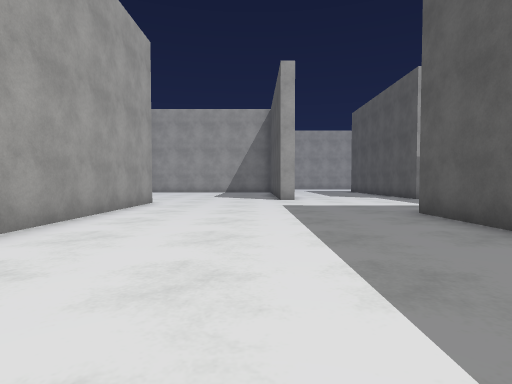
[1] (above)

24 first-person views from a walk through a scene from a Unity 3-D project. The camera is 1.3 m above the floor, tilts 2° down and sees 80° across. The floor is counted in squares, 2 m on a side. Each view is taken from the middle of a square. On the plan, view 1 faces up. The plan holds only what a view shows up to about 10 squares ahead; the rest is blank. The place goes on beyond the plan. The player is left out. Surface patterns are stand-ins for the level's own textures.

[2]
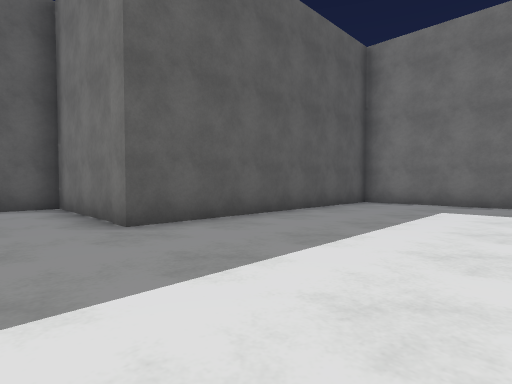

[3]
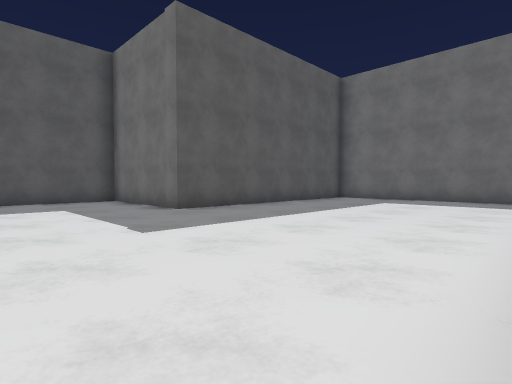

[4]
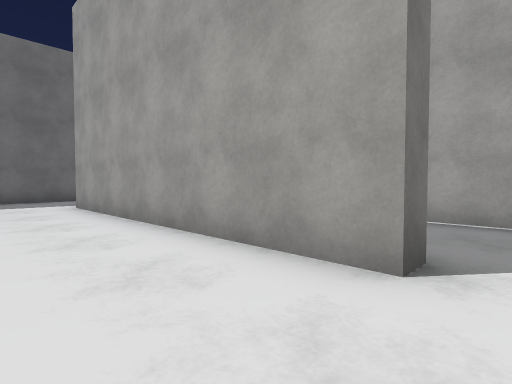

[5]
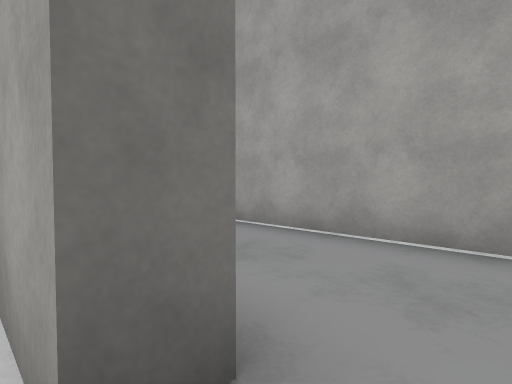

[6]
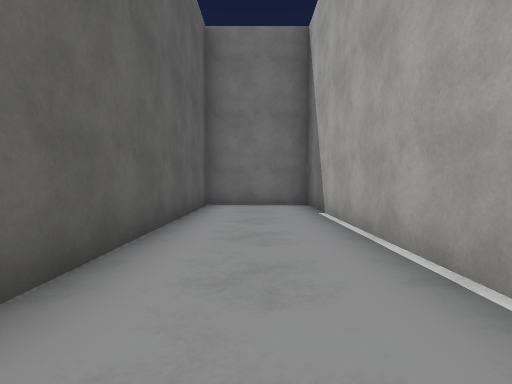

[7]
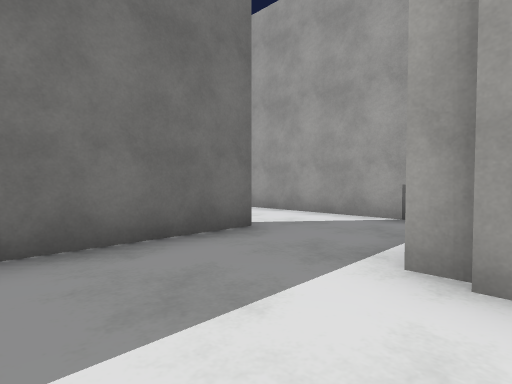

[8]
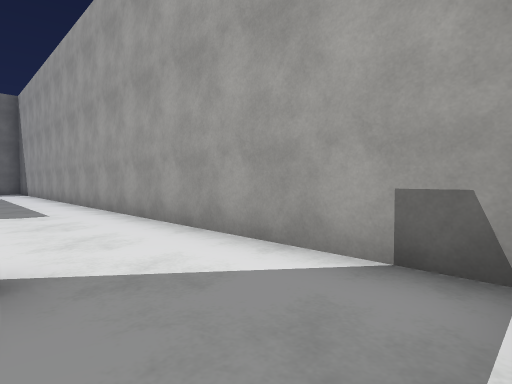

[9]
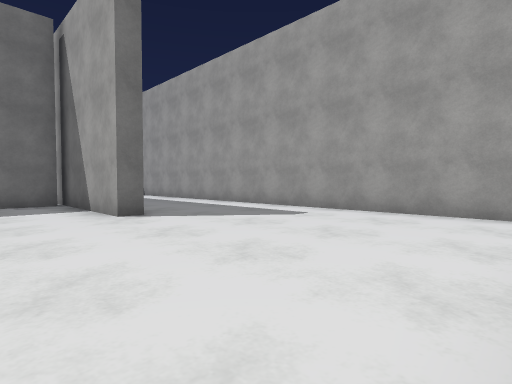

[10]
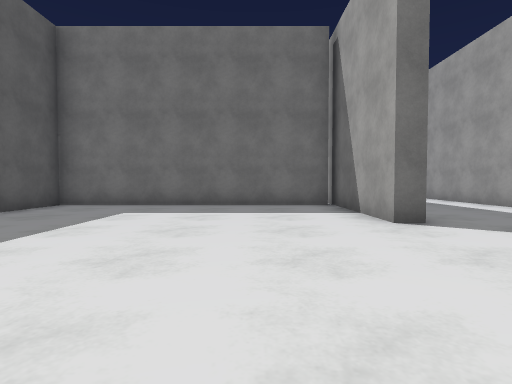

[11]
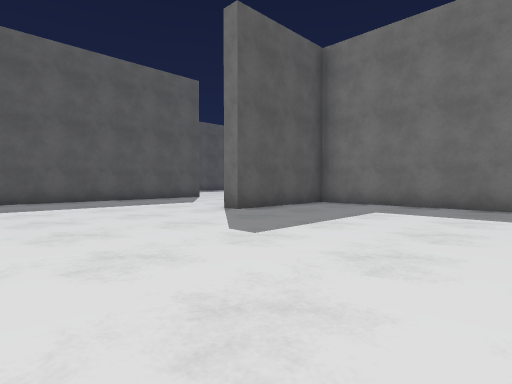

[12]
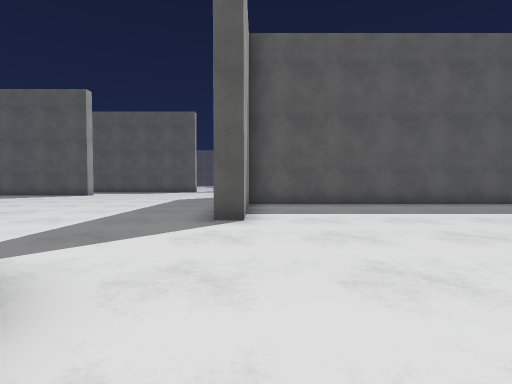

[13]
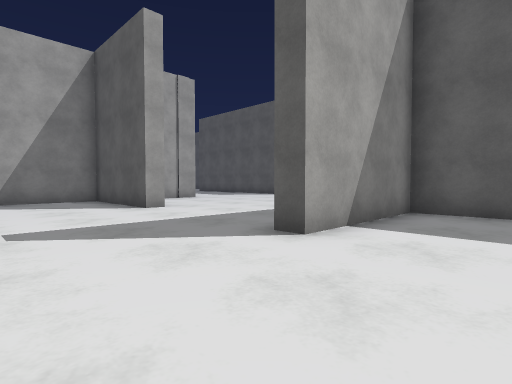

[14]
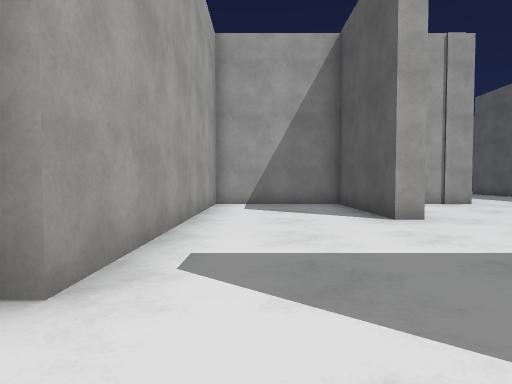

[15]
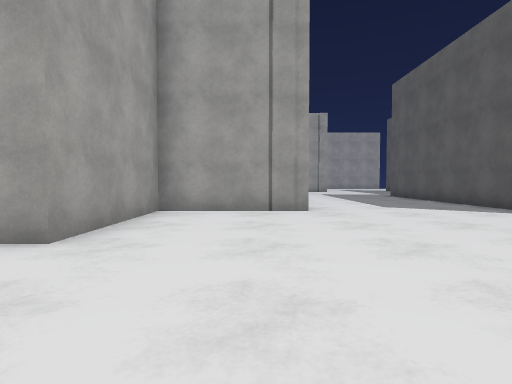

[16]
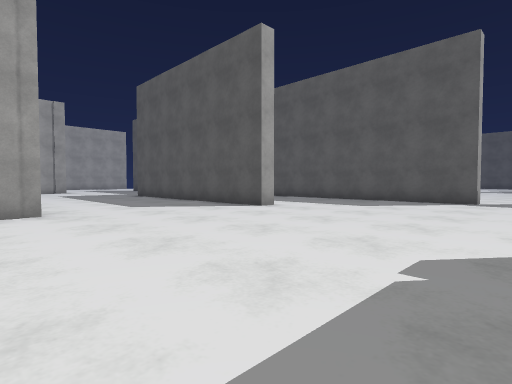

[17]
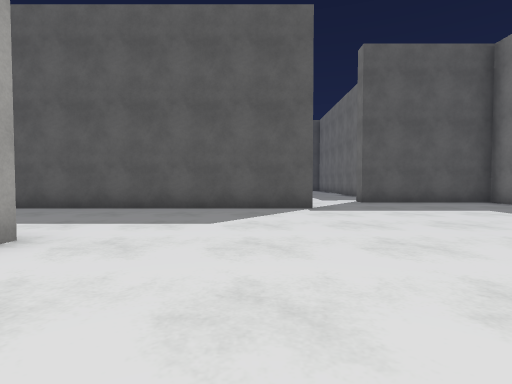

[18]
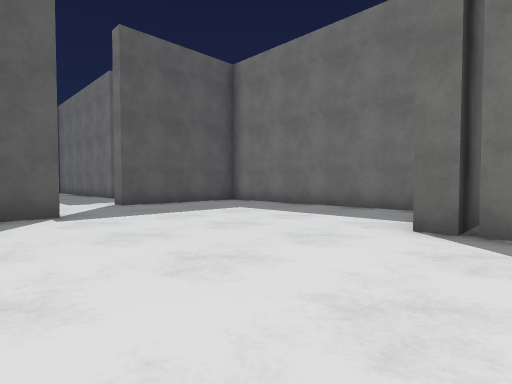

[19]
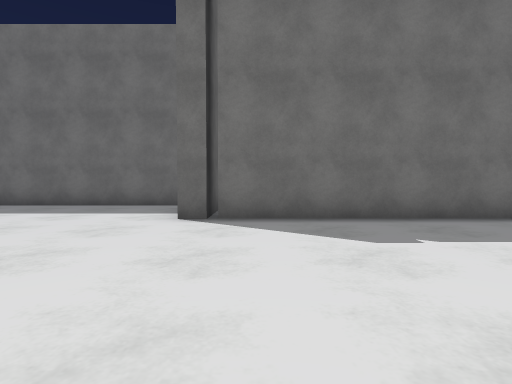

[20]
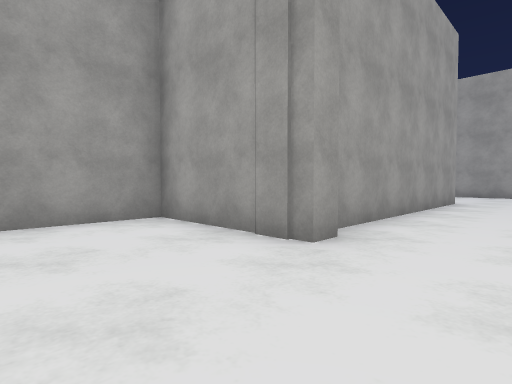

[21]
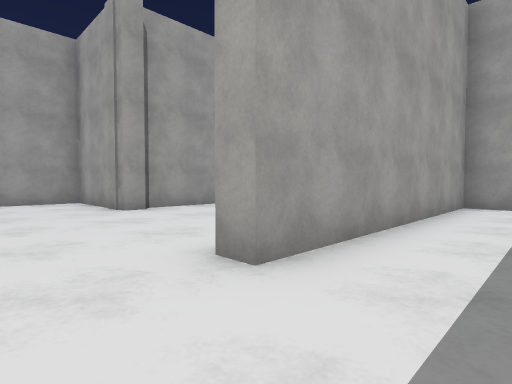

[22]
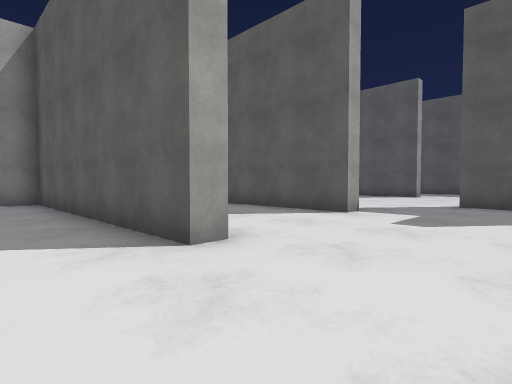

[23]
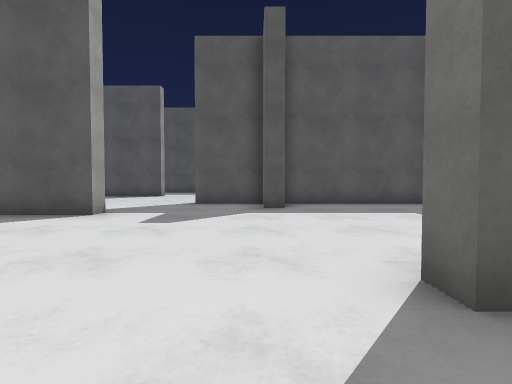

[24]
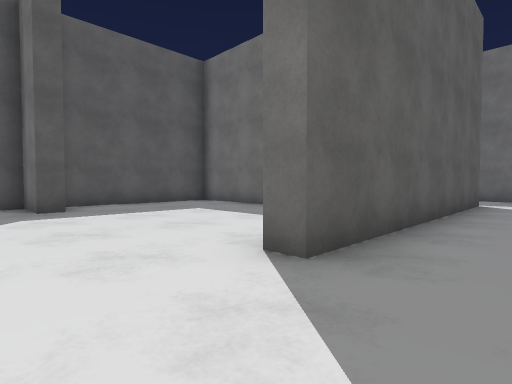

### Floor plan
Points are (right, up) in squares from view 1. A wall is a line through its corners. A room is listed if a view was taken in it or the views show most of it. See-through windows are left out.
Room 1 (views 1, 2, 3, 4, 5, 7, 8)
walls: (-3.8, 9.3) (-3.2, 9.3) (-3.2, 1.6); (-3.3, 1.6) (-3.3, 1.1); (-4.1, -1.2) (3.3, -1.2) (3.3, 6.2) (7.3, 6.2) (7.3, 9.1)
ways out: opening at (-4, 10) to room 2; opening at (-4, 0.5) to room 4
Room 2 (view 6)
walls: (-6.4, 9.8) (-6.4, 1.7) (-3.7, 1.7) (-3.7, 8.5)
ways out: opening at (-4, 10) to room 1
Room 3 (views 9, 10, 11, 12, 13, 14, 15, 16, 17, 18, 19, 20, 21, 22, 23, 24)
walls: (11.2, -10.4) (10.7, -10.4) (10.7, -2.8) (7, -2.8) (7, -2.2); (15.4, -9.9) (14.9, -9.9) (14.9, -5.9); (16.4, -13.8) (16.4, -13.2) (17.8, -13.2) (17.8, -11.1); (16, -5.2) (22.3, -5.2) (22.3, -1.2); (14.9, -3.9) (14.9, -2.1); (15, -18.3) (16.9, -18.3); (17.8, -17.9) (17.8, -13.7); (9.5, -2.3) (15.4, -2.3); (10.5, -21.8) (10.5, -14.1) (11, -14.1); (10, -24.1) (10.9, -24.1); (-2, -11.3) (5.3, -11.3) (5.3, -7.7) (5.9, -7.7); (20.3, 0.6) (20.3, 7.9); (-2.8, -7.7) (-2.2, -7.7) (-2.2, -12.2); (11.2, 6.2) (11.2, 5.7) (7.9, 5.7) (7.9, 2.1) (7.3, 2.1) (7.3, 5.7) (3.9, 5.7) (3.9, -1.4); (-6.4, -1.6) (-6.4, -13); (10.9, 10.5) (10.9, 6.2); (16.4, 10.5) (16.4, 4.6) (15.9, 4.6) (15.9, 9)
ways out: opening at (-5.5, -1) to room 4; opening at (21.5, -0.5)
Room 4 (no view inside)
walls: (-6.4, 0.9) (-6.4, -1.6)
ways out: opening at (-4, 0.5) to room 1; opening at (-5.5, -1) to room 3

Positions as (right, up) in squares from view 1, and headings:
1: (0, 0), facing up
2: (-1, 8), facing down-right
3: (-3, 10), facing down-right
4: (-1, 10), facing down-left
5: (-3, 10), facing down-left
6: (-5, 10), facing down
7: (-1, 2), facing down-left
8: (-4, 1), facing down-left
9: (0, -2), facing down-left
10: (0, -3), facing down
11: (0, -3), facing down-right
12: (2, -3), facing right
13: (4, -5), facing up-right
14: (5, -3), facing up
15: (10, -1), facing up
16: (10, -1), facing up-right
17: (13, 2), facing right
18: (14, 2), facing down-right
19: (14, 3), facing down
20: (13, 3), facing up-left
21: (18, 3), facing up-left
22: (9, -13), facing up-right
23: (9, -13), facing right
24: (9, -12), facing down-right
